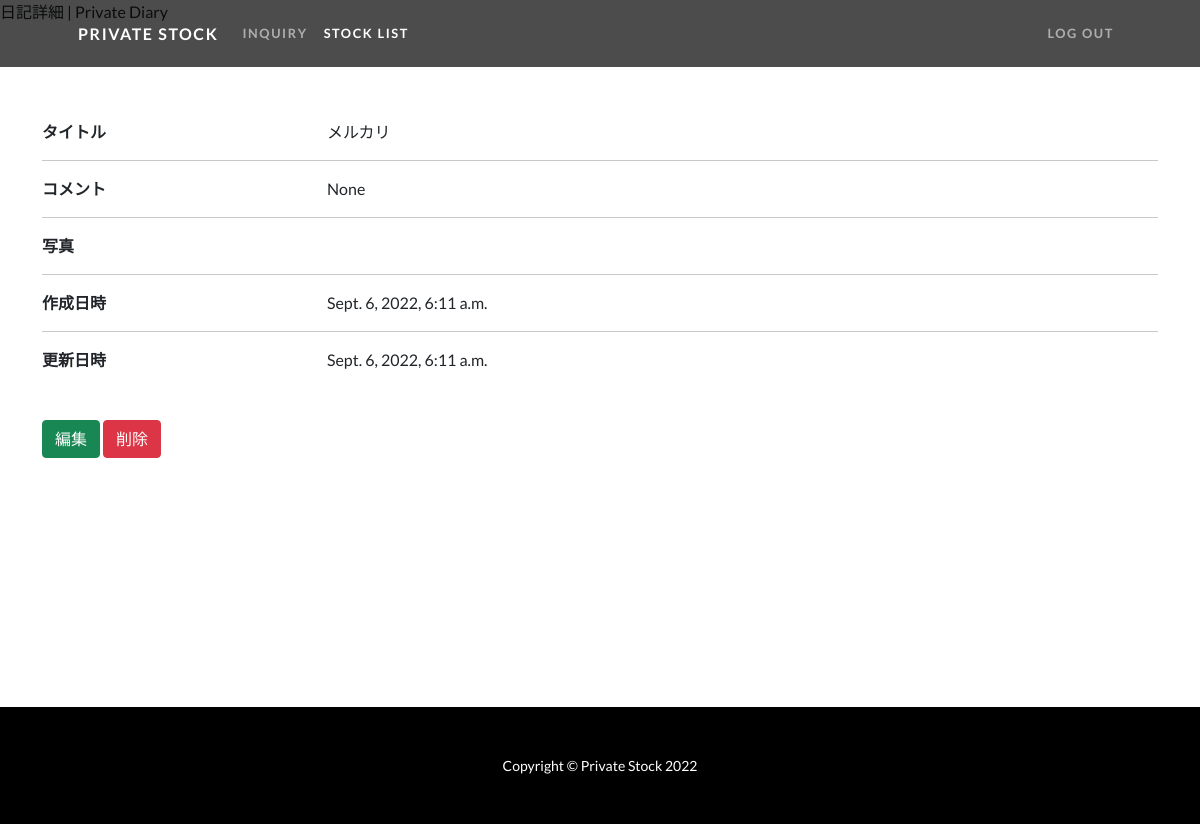
Page /stock-detail/4385/ (signed in) on the earlier database version.
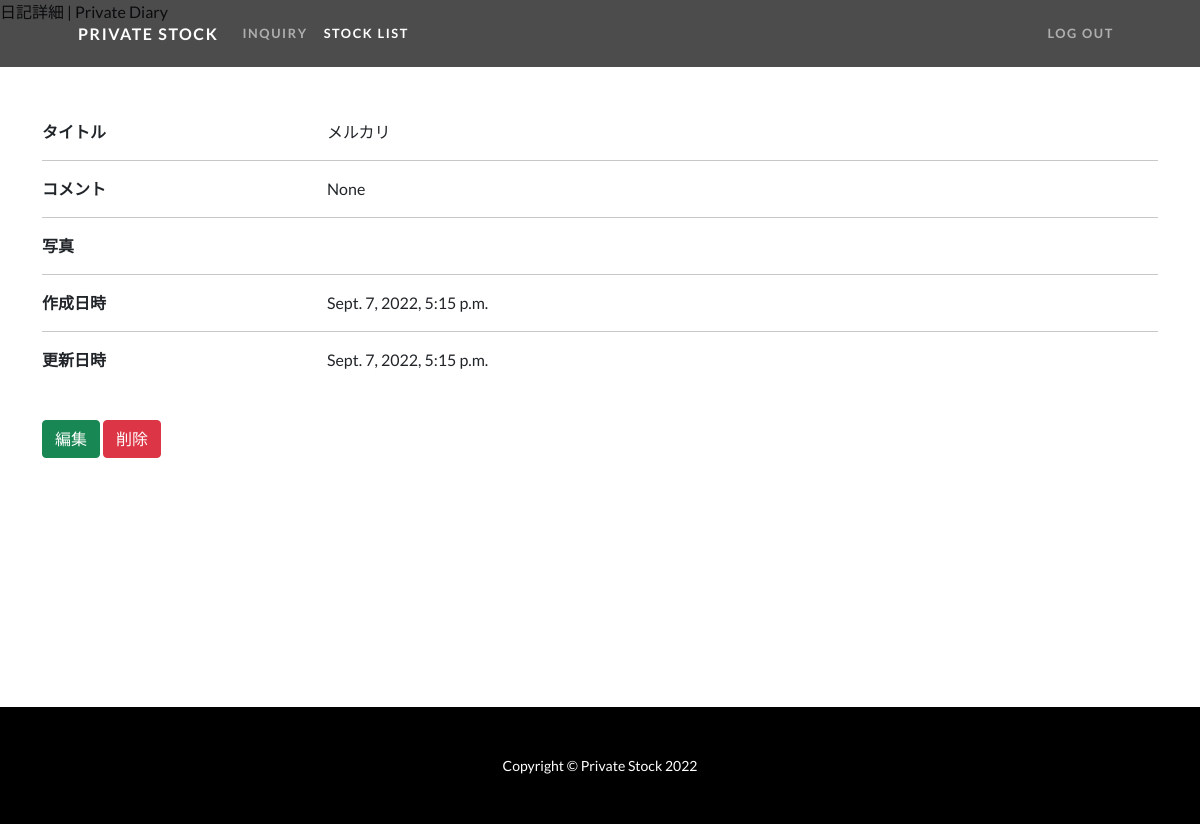
Same page on the later database version.
### stock/models.py (models this page shows, shortened)
class Stock(models.Model):
    Symbol = models.CharField(max_length=6, default='', primary_key=True)
    SymbolName = models.CharField(null=True,verbose_name='タイトル', max_length=40)
    Price = models.IntegerField(null=True)
    LeavesQty = models.IntegerField(null=True)
    CurrentPrice = models.DecimalField(null=True,decimal_places=1, max_digits=6)
    Valuation = models.DecimalField(null=True,decimal_places=1, max_digits=10)
    ProfitLoss = models.DecimalField(null=True,decimal_places=1, max_digits=6)
    ProfitLossRate = models.DecimalField(null=True,decimal_places=5, max_digits=6)
    comment = models.TextField(verbose_name='コメント', blank=True, null=True)
    user = models.ForeignKey(CustomUser, verbose_name='ユーザー', on_delete=models.PROTECT)
    title = models.CharField(verbose_name='タイトル', max_length=40)
    photo1 = models.ImageField(verbose_name='写真1', blank=True, null=True)
    photo2 = models.ImageField(verbose_name='写真2', blank=True, null=True)
    photo3 = models.ImageField(verbose_name='写真3', blank=True, null=True)
    created_at = models.DateTimeField(verbose_name='作成日時', auto_now_add=True)
    updated_at = models.DateTimeField(verbose_name='更新日時', auto_now=True)
    class Meta:
        verbose_name_plural = 'Stock'

### stock/views.py (the view)
# urls.py: path('stock-detail/<int:pk>/', views.StockDetailView.as_view(), name="stock_detail"),
class StockDetailView(LoginRequiredMixin, OnlyYouMixin, generic.DetailView):
    model = Stock
    template_name = 'stock_detail.html'

### stock/views.py (called while the page is built)
    def test_func(self):
        stock = get_object_or_404(Stock, pk=self.kwargs['pk'])
        return self.request.user == stock.user

### stock/templates/stock_detail.html (shortened to what this page needs)
{% extends 'base.html' %}
{% load static %}
{% block active_stock_list %}active{% endblock %}
{% block contents %}
<div class="container my-div-style">
    <div class="row">
        <div class="col-3">
            <strong>タイトル</strong>
        </div>
        <div class="col-9">
            {{ object.title }}
        </div>
    </div>
    <hr>
    <div class="row">
        <div class="col-3">
            <strong>コメント</strong>
        </div>
        <div class="col-9">
            {{ object.comment|linebreaksbr }}
        </div>
    </div>
    <hr>
    <div class="row">
        <div class="col-3">
            <strong>写真</strong>
        </div>
        <div class="col-3">
        </div>
        <div class="col-3">
        </div>
        <div class="col-3">
        </div>
    </div>
    <hr>
    <div class="row">
        <div class="col-3">
            <strong>作成日時</strong>
        </div>
        <div class="col-9">
            {{ object.created_at }}
        </div>
    </div>
    <hr>
    <div class="row">
        <div class="col-3">
            <strong>更新日時</strong>
        </div>
        <div class="col-9">
            {{ object.updated_at }}
        </div>
    </div>
    <a class="btn btn-success mt-5 mb-3" href="{% url 'stock:stock_update' object.pk %}">編集</a>
    <a class="btn btn-danger mt-5 ml-2 mb-3" href="{% url 'stock:stock_delete' object.pk %}">削除</a>
</div>
{% endblock %}

### stock/templates/base.html (shortened to what this page needs)
{% load static %}
<html lang="ja">
<head>
    <link href="{% static 'css/one-page-wonder.css' %}" rel="stylesheet"/>
    <link rel="stylesheet" type="text/css" href="{% static 'css/mystyle.css' %}">
</head>
<body>
<div id="wrapper">
    <nav class="navbar navbar-expand-lg navbar-dark navbar-custom fixed-top">
        <div class="container px-5">
            <a class="navbar-brand" href="{% url 'stock:index' %}">PRIVATE Stock</a>
            <div class="collapse navbar-collapse" id="navbarResponsive">
                <ul class="navbar-nav me-auto">
                    <li class="nav-item">
                        <a class="nav-link {% block active_inquiry %}{% endblock %}" href="{% url 'stock:inquiry' %}">INQUIRY</a>
                    </li>
                    {% if user.is_authenticated %}
                    <li class="nav-item">
                        <a class="nav-link {% block active_stock_list %}{% endblock %}"
                           href="{% url 'stock:stock_list' %}">STOCK LIST</a>
                    </li>
                    {% endif %}
                </ul>
                <ul class="navbar-nav ms-auto">
                    {% if user.is_authenticated %}
                    <li class="nav-item">
                        <a class="nav-link" href="{% url 'account_logout' %}">Log Out</a>
                    </li>
                    {% endif %}
                </ul>
            </div>
        </div>
    </nav>
    {% block contents%}{% endblock %}
    <footer class="py-5 bg-black">
        <div class="container px-5"><p class="m-0 text-center text-white small">Copyright &copy; Private Stock 2022</p>
        </div>
    </footer>
</div>
</body>
</html>

### static/css/mystyle.css (style rules this page uses)
body, #wrapper { display: flex; flex-direction: column; min-height: 100vh; }
footer { margin-top: auto; }
.my-div-style { margin-top: 6rem; }

Differences in the rows shown:
changed Stock "メルカリ": created_at "Sept. 6, 2022, 6:11 a.m." → "Sept. 7, 2022, 5:15 p.m."; updated_at "Sept. 6, 2022, 6:11 a.m." → "Sept. 7, 2022, 5:15 p.m."
